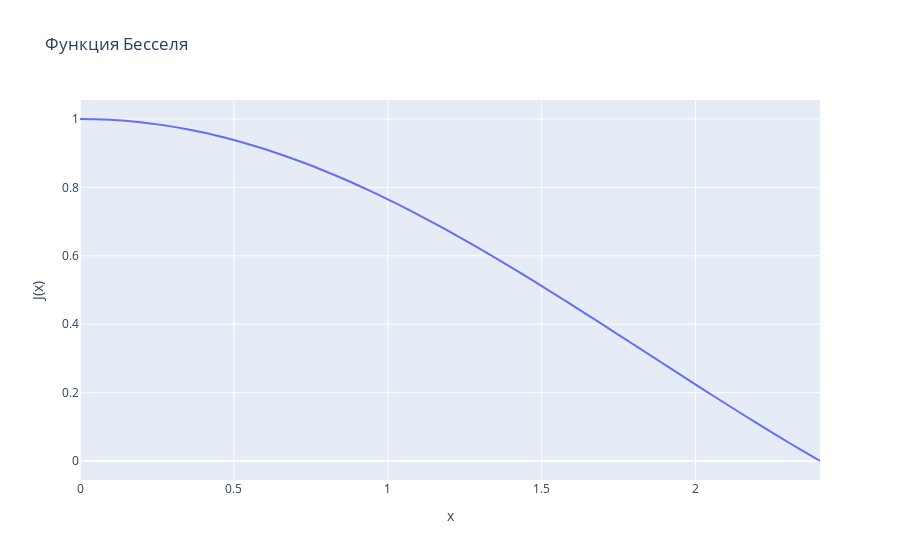

The cell this chart's notebook holds for it:
### Markdown cell above
### Вычислим поправку для $B$. 
Переобозначим $B$:
$$B = B_1 +B_2\ ,\ B_1 = \frac{i\omega r}{2c^2}E_0e^{i\omega t}$$
Повторим те же рассуждения что и  при подсчёте $B_1$, но для $B_2$:
$$c^2B_22\pi r = \frac{\partial}{\partial t}(поток\ E_2\ через\ Г_1)$$
Поскольку $E_2$ с радиусом меняется, то для получения его потока надо интегрировать по круговой поверхности внутри $Г_2$. Беря в качестве элемента площади $2\pi rdr$ , напишем этот интеграл в виде:
$$\int_0 ^rE_2(r)2\pi rdr$$
Тогда:
$$B_2(r) = \frac{1}{rc^2}\frac{\partial}{\partial t}\int E_2(r)rdr$$
$$B_2(r) = -\frac{i\omega^3r^3}{16c^4}E_0e^{i\omega t}$$
## Прошло несколько итераций...
Если продолжим наши вычисления, то получим такое выражение для $E$:
$$E = E_1+E_2+E_3$$
$$E = E_0e^{i\omega t}\left [1-\frac{1}{2^2}\left (\frac{\omega r}{c} \right )^2 + \frac{1}{2^2 4^2}\left (\frac{\omega r}{c} \right )^4 \right ]$$
Вычислим ещё одну поправку
$$E_4 = -\frac{1}{2^2 4^2 6^2}\left(\frac{\omega r}{c}\right)^6 E_0e^{i\omega t}$$
Перепишем общее выражение:
$$E = E_0e^{i\omega t}\left [1-\frac{1}{(1!)^2}\left (\frac{\omega r}{2c} \right )^2 + \frac{1}{(2!)^2}\left (\frac{\omega r}{2c} \right )^4 -\frac{1}{(3!)^2}\left(\frac{\omega r}{2c}\right)^6 +... \right ]$$
Часть в квадратных скобках является функцией Бесселя $J_0\left(\frac{\omega r}{c}\right)$. Поэтому перепишем теперь наше уравнение:
$$E = E_0e^{i\omega t}J_0\left(\frac{\omega r}{c}\right)$$
Примем $\left(\frac{\omega r}{c}\right) = x$ и построим кривую:

### Code cell
fig2 = go.Figure()
fig2.add_trace(go.Scatter(x=r, y=spec.j0(r),line_shape='spline'))
fig2.update_layout(title='Функция Бесселя',
                   xaxis_title='x',
                   yaxis_title='J(x)')
fig2.show()

### Figure 1 — Plotly figure (JSON) as saved in the notebook; plotly's stock layout.template omitted (floating-point values rounded to 4 significant figures)
{"data": [{"line": {"shape": "spline"}, "type": "scatter", "x": [0, 0.04908, 0.09816, 0.1472, 0.1963, 0.2454, 0.2945, 0.3435, 0.3926, 0.4417, 0.4908, 0.5399, 0.5889, 0.638, 0.6871, 0.7362, 0.7852, 0.8343, 0.8834, 0.9325, 0.9816, 1.031, 1.08, 1.129, 1.178, 1.227, 1.276, 1.325, 1.374, 1.423, 1.472, 1.521, 1.57, 1.62, 1.669, 1.718, 1.767, 1.816, 1.865, 1.914, 1.963, 2.012, 2.061, 2.11, 2.159, 2.209, 2.258, 2.307, 2.356, 2.405], "y": [1, 0.9994, 0.9976, 0.9946, 0.9904, 0.985, 0.9784, 0.9707, 0.9618, 0.9518, 0.9407, 0.9285, 0.9152, 0.9008, 0.8854, 0.869, 0.8517, 0.8334, 0.8142, 0.7942, 0.7733, 0.7516, 0.7291, 0.7059, 0.6821, 0.6576, 0.6325, 0.6069, 0.5808, 0.5542, 0.5272, 0.4998, 0.4722, 0.4442, 0.4161, 0.3877, 0.3593, 0.3307, 0.3022, 0.2737, 0.2452, 0.2169, 0.1887, 0.1607, 0.133, 0.1056, 0.07859, 0.05194, 0.02573, -9.587e-17]}], "layout": {"title": {"text": "Функция Бесселя"}, "xaxis": {"title": {"text": "x"}}, "yaxis": {"title": {"text": "J(x)"}}}}
